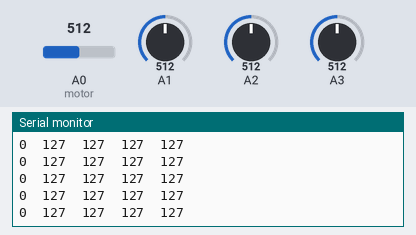
The sketch below on a simulated Arduino Uno, built with avr-gcc and run on an emulated ATmega328P. Parts: the last lines printed to the serial monitor. Inputs (shaded band) come from the test bench; at power-on: A0 (motor) = 512, A1 = 512, A2 = 512, A3 = 512. No radio packets arrive unless stated.

Above: at 1.2 s.
1.3 s: A0 (motor) set to 414
At 2.3 s:
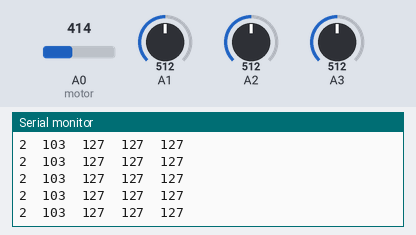
2.8 s: A0 (motor) set to 394
At 3.7 s:
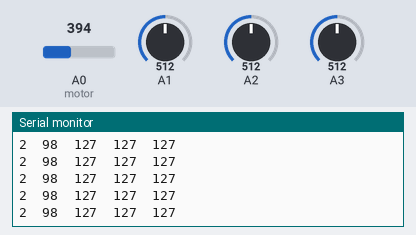
5.8 s: A1 set to 412
At 6.3 s:
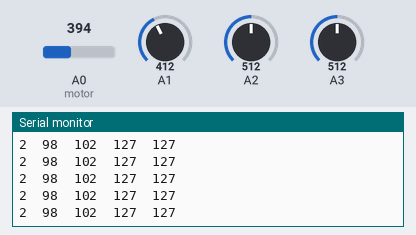
7.3 s: A1 set to 393
At 8.0 s:
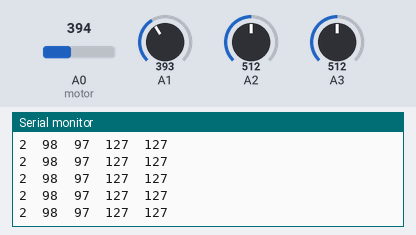
8.8 s: A2 set to 412
At 9.3 s:
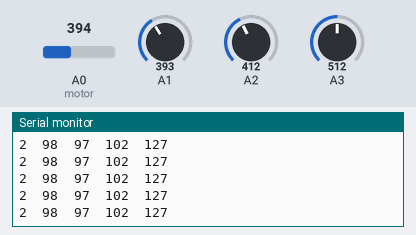
11.8 s: A2 set to 385
At 12.5 s:
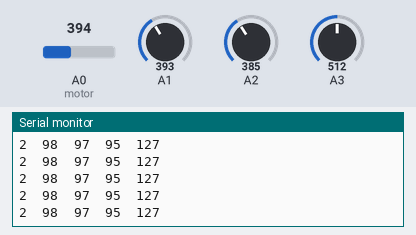
Timing chart, 0 to 14.3 s (numbered marks = the images above; inputs shaded):
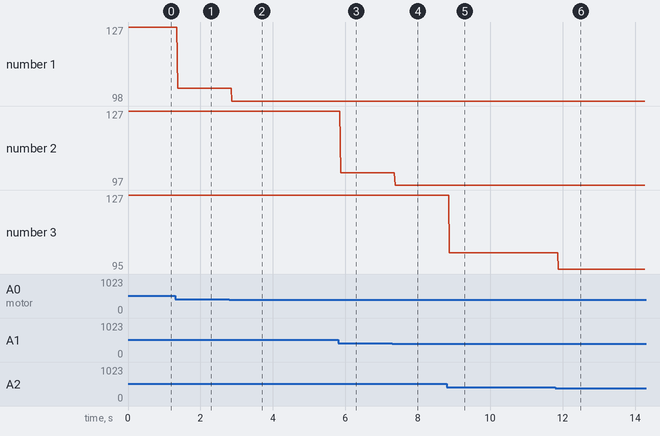

Measured:
- after the input at 1.3 s, the serial monitor: prints a new line after 0.07 s (image 1)
- after the input at 2.8 s, the serial monitor: prints a new line after 0.07 s (image 2)
- after the input at 5.8 s, the serial monitor: prints a new line after 0.07 s (image 3)
- after the input at 7.3 s, the serial monitor: prints a new line after 0.07 s (image 4)
- after the input at 8.8 s, the serial monitor: prints a new line after 0.07 s (image 5)
- after the input at 11.8 s, the serial monitor: prints a new line after 0.08 s (image 6)
- plotted number 1: 127 → 103 after the input at 1.3 s, 103 → 98 after the input at 2.8 s
- plotted number 2: 127 → 102 after the input at 5.8 s, 102 → 97 after the input at 7.3 s

The sketch:

Tr.ino
```cpp
#include <SPI.h>
#include <nRF24L01.h>
#include <RF24.h>

const byte my_radio_pipe[6] = "00011"; //constant data-type to define radio frequency
RF24 radio(7,8);                      //(CE, CNF)
int arr[5];                            //integer data-type to store array
int X1;                                //integer data-type to store vaiables
int Y1;
int X2;
int Y2;
int Value;                             //integer data-type to store vaiables

void setup()
{
  Serial.begin(9600);                   //baud rate for serial monitor
  radio.begin();                        //to start wireless communication
  radio.setDataRate(RF24_250KBPS);      //communication frequency
  radio.openWritingPipe(my_radio_pipe); //setting address where we will send data
  radio.stopListening();                //end of the communication
  Value = 0;
  Serial.println("SETUP DONE");
}

void loop()
{
  X1 = map( analogRead(A0), 0, 1023, 0, 255); //mapping value of joystick to speed of motor according to arduino
  Y1 = map( analogRead(A1), 0, 1023, 0, 255);
  X2 = map( analogRead(A2), 0, 1023, 0, 255);
  Y2 = map( analogRead(A3), 0, 1023, 0, 255);
  arr[0] = X1;
  arr[1] = Y1;
  //arr[2] = X2;
  arr[3] = Y2;
  arr[4] = Value;
  //following are the statements to give conditions

  if (X1 > 130) {
    Value = 1;                //forward
  }
  else if (X1 < 121) {
    Value = 2;                //back
  }
  else if (Y2 > 133) {
    Value = 3;                //right
  }
  else if (Y2 < 123) {
    Value = 4;                //left
  }
  else {
    Value = 0;                //stop
  }

  Serial.print(Value);
  Serial.print("\t");
  Serial.print(X1);
  Serial.print("\t");
  Serial.print(Y1);
  Serial.print("\t");
  Serial.print(X2);
  Serial.print("\t");
  Serial.print(Y2);
  Serial.print("\t");
  Serial.println("");

  radio.write(&arr, sizeof(arr));              //we are sending this arrays to the receiver side
}
```
